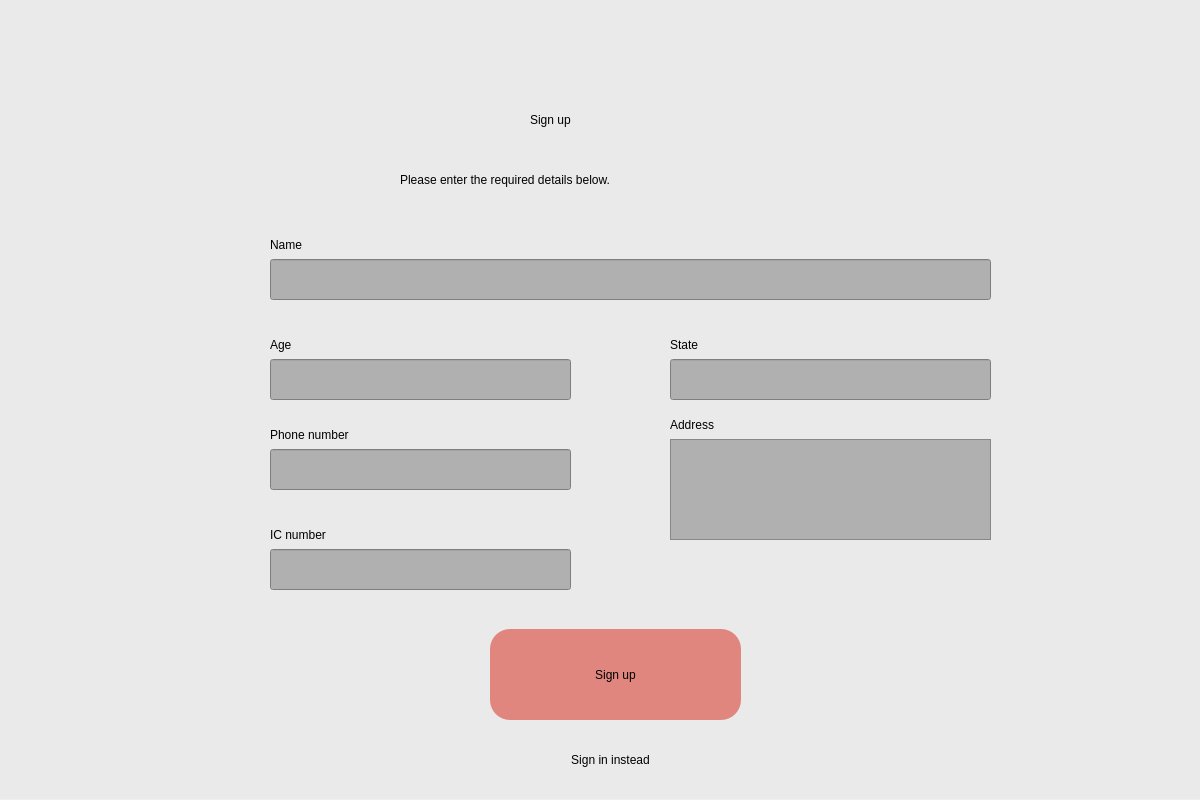
<?xml version="1.0" encoding="UTF-8"?>
<ui version="4.0">
 <class>Dialog</class>
 <widget class="QDialog" name="Dialog">
  <property name="geometry">
   <rect>
    <x>0</x>
    <y>0</y>
    <width>1200</width>
    <height>800</height>
   </rect>
  </property>
  <property name="windowTitle">
   <string>Dialog</string>
  </property>
  <widget class="QWidget" name="widget" native="true">
   <property name="geometry">
    <rect>
     <x>0</x>
     <y>-1</y>
     <width>1200</width>
     <height>800</height>
    </rect>
   </property>
   <property name="styleSheet">
    <string notr="true">QWidget#widget{
background-color:rgb(234, 234, 234);}</string>
   </property>
   <widget class="QLabel" name="label">
    <property name="geometry">
     <rect>
      <x>530</x>
      <y>90</y>
      <width>161</width>
      <height>61</height>
     </rect>
    </property>
    <property name="styleSheet">
     <string notr="true">font: 32pt &quot;Calibri&quot;;color:black</string>
    </property>
    <property name="text">
     <string>Sign up</string>
    </property>
   </widget>
   <widget class="QPushButton" name="signup">
    <property name="geometry">
     <rect>
      <x>490</x>
      <y>630</y>
      <width>251</width>
      <height>91</height>
     </rect>
    </property>
    <property name="styleSheet">
     <string notr="true">border-radius:20px;background-color:rgb(225, 134, 127);
font: 24pt &quot;Calibri&quot;;</string>
    </property>
    <property name="text">
     <string>Sign up</string>
    </property>
   </widget>
   <widget class="QLabel" name="label_2">
    <property name="geometry">
     <rect>
      <x>400</x>
      <y>160</y>
      <width>431</width>
      <height>41</height>
     </rect>
    </property>
    <property name="styleSheet">
     <string notr="true">font: 16pt &quot;Calibri&quot;;color:black</string>
    </property>
    <property name="text">
     <string>Please enter the required details below.</string>
    </property>
   </widget>
   <widget class="QLineEdit" name="text_edit_phone_number">
    <property name="geometry">
     <rect>
      <x>270</x>
      <y>450</y>
      <width>301</width>
      <height>41</height>
     </rect>
    </property>
    <property name="styleSheet">
     <string notr="true">background-color:rgb(176, 176, 176);
font: 20pt &quot;Calibri&quot;;color:rgb(79, 79, 79)</string>
    </property>
   </widget>
   <widget class="QLineEdit" name="text_edit_ic_number">
    <property name="geometry">
     <rect>
      <x>270</x>
      <y>550</y>
      <width>301</width>
      <height>41</height>
     </rect>
    </property>
    <property name="styleSheet">
     <string notr="true">background-color:rgb(176, 176, 176);
font: 20pt &quot;Calibri&quot;;color:rgb(79, 79, 79)</string>
    </property>
   </widget>
   <widget class="QLabel" name="label_phone_number">
    <property name="geometry">
     <rect>
      <x>270</x>
      <y>420</y>
      <width>161</width>
      <height>31</height>
     </rect>
    </property>
    <property name="styleSheet">
     <string notr="true">font: 16pt &quot;Calibri&quot;;color:black</string>
    </property>
    <property name="text">
     <string>Phone number</string>
    </property>
   </widget>
   <widget class="QLabel" name="label_ic_number">
    <property name="geometry">
     <rect>
      <x>270</x>
      <y>520</y>
      <width>161</width>
      <height>31</height>
     </rect>
    </property>
    <property name="styleSheet">
     <string notr="true">font: 16pt &quot;Calibri&quot;;color:black</string>
    </property>
    <property name="text">
     <string>IC number</string>
    </property>
   </widget>
   <widget class="QLabel" name="label_error">
    <property name="geometry">
     <rect>
      <x>460</x>
      <y>450</y>
      <width>161</width>
      <height>31</height>
     </rect>
    </property>
    <property name="styleSheet">
     <string notr="true">font: 12pt &quot;Calibri&quot;;color:red</string>
    </property>
    <property name="text">
     <string/>
    </property>
   </widget>
   <widget class="QLineEdit" name="text_edit_age">
    <property name="geometry">
     <rect>
      <x>270</x>
      <y>360</y>
      <width>301</width>
      <height>41</height>
     </rect>
    </property>
    <property name="styleSheet">
     <string notr="true">background-color:rgb(176, 176, 176);
font: 20pt &quot;Calibri&quot;;color:rgb(79, 79, 79)</string>
    </property>
   </widget>
   <widget class="QLabel" name="label_age">
    <property name="geometry">
     <rect>
      <x>270</x>
      <y>330</y>
      <width>161</width>
      <height>31</height>
     </rect>
    </property>
    <property name="styleSheet">
     <string notr="true">font: 16pt &quot;Calibri&quot;;color:black</string>
    </property>
    <property name="text">
     <string>Age</string>
    </property>
   </widget>
   <widget class="QLineEdit" name="text_edit_name">
    <property name="geometry">
     <rect>
      <x>270</x>
      <y>260</y>
      <width>721</width>
      <height>41</height>
     </rect>
    </property>
    <property name="styleSheet">
     <string notr="true">background-color:rgb(176, 176, 176);
font: 20pt &quot;Calibri&quot;;color:rgb(79, 79, 79)</string>
    </property>
   </widget>
   <widget class="QLabel" name="label_name">
    <property name="geometry">
     <rect>
      <x>270</x>
      <y>230</y>
      <width>161</width>
      <height>31</height>
     </rect>
    </property>
    <property name="styleSheet">
     <string notr="true">font: 16pt &quot;Calibri&quot;;color:black</string>
    </property>
    <property name="text">
     <string>Name</string>
    </property>
   </widget>
   <widget class="QTextEdit" name="text_edit_address">
    <property name="geometry">
     <rect>
      <x>670</x>
      <y>440</y>
      <width>321</width>
      <height>101</height>
     </rect>
    </property>
    <property name="styleSheet">
     <string notr="true">background-color:rgb(176, 176, 176);
font: 20pt &quot;Calibri&quot;;color:rgb(79, 79, 79)</string>
    </property>
   </widget>
   <widget class="QLabel" name="label_name_2">
    <property name="geometry">
     <rect>
      <x>670</x>
      <y>410</y>
      <width>161</width>
      <height>31</height>
     </rect>
    </property>
    <property name="styleSheet">
     <string notr="true">font: 16pt &quot;Calibri&quot;;color:black</string>
    </property>
    <property name="text">
     <string>Address</string>
    </property>
   </widget>
   <widget class="QLineEdit" name="text_edit_state">
    <property name="geometry">
     <rect>
      <x>670</x>
      <y>360</y>
      <width>321</width>
      <height>41</height>
     </rect>
    </property>
    <property name="styleSheet">
     <string notr="true">background-color:rgb(176, 176, 176);
font: 20pt &quot;Calibri&quot;;color:rgb(79, 79, 79)</string>
    </property>
    <property name="text">
     <string/>
    </property>
   </widget>
   <widget class="QLabel" name="label_state">
    <property name="geometry">
     <rect>
      <x>670</x>
      <y>330</y>
      <width>161</width>
      <height>31</height>
     </rect>
    </property>
    <property name="styleSheet">
     <string notr="true">font: 16pt &quot;Calibri&quot;;color:black</string>
    </property>
    <property name="text">
     <string>State</string>
    </property>
   </widget>
   <widget class="QPushButton" name="goToSignIn">
    <property name="geometry">
     <rect>
      <x>510</x>
      <y>740</y>
      <width>201</width>
      <height>41</height>
     </rect>
    </property>
    <property name="styleSheet">
     <string notr="true">border-radius:20px;
font: &quot;Calibri&quot;;</string>
    </property>
    <property name="text">
     <string>Sign in instead</string>
    </property>
   </widget>
  </widget>
 </widget>
 <resources/>
 <connections/>
</ui>
